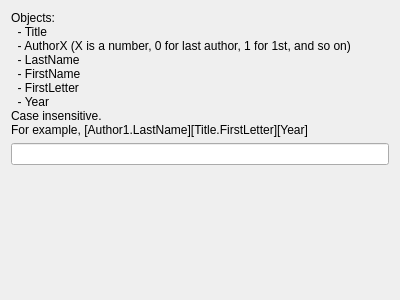
<?xml version="1.0" encoding="UTF-8"?>
<ui version="4.0">
 <class>WidgetKeyGen</class>
 <widget class="QWidget" name="WidgetKeyGen">
  <property name="geometry">
   <rect>
    <x>0</x>
    <y>0</y>
    <width>400</width>
    <height>300</height>
   </rect>
  </property>
  <property name="windowTitle">
   <string>Form</string>
  </property>
  <layout class="QVBoxLayout" name="verticalLayout">
   <item>
    <widget class="QLabel" name="label">
     <property name="text">
      <string>Objects:
  - Title
  - AuthorX (X is a number, 0 for last author, 1 for 1st, and so on)
  - LastName 
  - FirstName
  - FirstLetter
  - Year
Case insensitive.
For example, [Author1.LastName][Title.FirstLetter][Year]</string>
     </property>
     <property name="wordWrap">
      <bool>true</bool>
     </property>
    </widget>
   </item>
   <item>
    <widget class="QLineEdit" name="leRule"/>
   </item>
   <item>
    <spacer name="verticalSpacer">
     <property name="orientation">
      <enum>Qt::Vertical</enum>
     </property>
     <property name="sizeHint" stdset="0">
      <size>
       <width>20</width>
       <height>105</height>
      </size>
     </property>
    </spacer>
   </item>
  </layout>
 </widget>
 <resources/>
 <connections/>
</ui>
